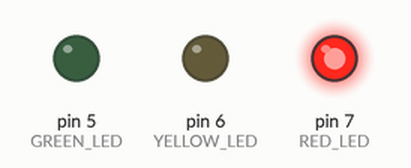
Recording of a sketch running on a simulated Arduino Uno, built with avr-gcc and run on an emulated ATmega328P. Shown: output pins drawn as LEDs (lit = HIGH).

Above: at 0.5 s.
At 2.0 s:
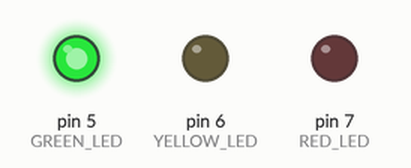
At 3.5 s:
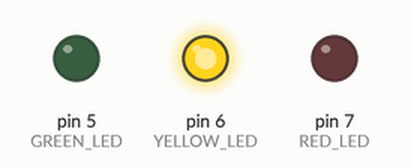
Timing chart, 0 to 5.2 s (numbered marks = the images above):
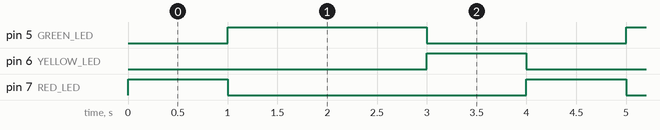

Measured:
- by itself, pin 5 (GREEN_LED): alternates HIGH for 2.0 s and LOW for 2.0 s
- by itself, pin 6 (YELLOW_LED), pin 7 (RED_LED): alternates HIGH for 1.0 s and LOW for 3.0 s
- by itself, everything shown: repeats every 4.0 s, in 4 steps

The sketch:

stoplight.ino
```cpp
const int GREEN_LED   = 5;
const int YELLOW_LED  = 6;
const int RED_LED     = 7;

const int MODE_CYCLE  = 1;
const int MODE_BLINK  = 2;

const byte RED_MASK    = 0x04;
const byte YELLOW_MASK = 0x02;
const byte GREEN_MASK  = 0x01;

const int ONE_SECOND = 1000;

void setup() {
  pinMode(GREEN_LED, OUTPUT);
  pinMode(YELLOW_LED, OUTPUT);
  pinMode(RED_LED, OUTPUT);

  allOff();
}

void loop() {
  processMode(MODE_CYCLE);
}

int captureMode() {
  allOn();
  delay(ONE_SECOND);
  allOff();

  return MODE_CYCLE;
}

void processMode(int mode) {
  switch(mode) {
    case MODE_CYCLE:
      modeCycle();
      break;
    default:
      break;
  }
}

void modeCycle() {
  ledOn(RED_LED);
  delay(ONE_SECOND);

  ledOff(RED_LED);
  ledOn(GREEN_LED);
  delay(2*ONE_SECOND);

  ledOff(GREEN_LED);
  ledOn(YELLOW_LED);
  delay(ONE_SECOND);

  ledOff(YELLOW_LED);
}

void allOff() {
  ledOff(GREEN_LED);
  ledOff(YELLOW_LED);
  ledOff(RED_LED);
}

void allOn() {
  ledOn(GREEN_LED);
  ledOn(YELLOW_LED);
  ledOn(RED_LED);
}

void ledOff(int led) {
  digitalWrite(led, LOW);
}

void ledOn(int led) {
  digitalWrite(led, HIGH);
}
```
